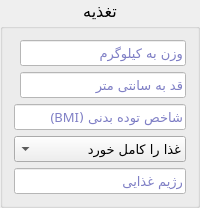
         <widget class="QGroupBox" name="grp_nutrition">
          <property name="font">
           <font>
            <family>IRANYekanXFaNum ExtraBold</family>
            <pointsize>12</pointsize>
            <weight>50</weight>
            <italic>false</italic>
            <bold>false</bold>
           </font>
          </property>
          <property name="title">
           <string>تغذیه</string>
          </property>
          <property name="alignment">
           <set>Qt::AlignCenter</set>
          </property>
          <layout class="QGridLayout" name="gridLayout_22">
           <item row="0" column="0">
            <layout class="QGridLayout" name="lot_nutrition_3">
             <item row="0" column="1">
              <widget class="QLineEdit" name="txt_weight_3">
               <property name="palette">
                <palette>
                 <active>
                  <colorrole role="WindowText">
                   <brush brushstyle="SolidPattern">
                    <color alpha="255">
                     <red>0</red>
                     <green>0</green>
                     <blue>139</blue>
                    </color>
                   </brush>
                  </colorrole>
                  <colorrole role="Button">
                   <brush brushstyle="SolidPattern">
                    <color alpha="255">
                     <red>255</red>
                     <green>255</green>
                     <blue>255</blue>
                    </color>
                   </brush>
                  </colorrole>
                  <colorrole role="Text">
                   <brush brushstyle="SolidPattern">
                    <color alpha="255">
                     <red>0</red>
                     <green>0</green>
                     <blue>139</blue>
                    </color>
                   </brush>
                  </colorrole>
                  <colorrole role="ButtonText">
                   <brush brushstyle="SolidPattern">
                    <color alpha="255">
                     <red>0</red>
                     <green>0</green>
                     <blue>139</blue>
                    </color>
                   </brush>
                  </colorrole>
                  <colorrole role="Base">
                   <brush brushstyle="SolidPattern">
                    <color alpha="255">
                     <red>255</red>
                     <green>255</green>
                     <blue>255</blue>
                    </color>
                   </brush>
                  </colorrole>
                  <colorrole role="Window">
                   <brush brushstyle="SolidPattern">
                    <color alpha="255">
                     <red>255</red>
                     <green>255</green>
                     <blue>255</blue>
                    </color>
                   </brush>
                  </colorrole>
                  <colorrole role="PlaceholderText">
                   <brush brushstyle="NoBrush">
                    <color alpha="128">
                     <red>0</red>
                     <green>0</green>
                     <blue>139</blue>
                    </color>
                   </brush>
                  </colorrole>
                 </active>
                 <inactive>
                  <colorrole role="WindowText">
                   <brush brushstyle="SolidPattern">
                    <color alpha="255">
                     <red>0</red>
                     <green>0</green>
                     <blue>139</blue>
                    </color>
                   </brush>
                  </colorrole>
                  <colorrole role="Button">
                   <brush brushstyle="SolidPattern">
                    <color alpha="255">
                     <red>255</red>
                     <green>255</green>
                     <blue>255</blue>
                    </color>
                   </brush>
                  </colorrole>
                  <colorrole role="Text">
                   <brush brushstyle="SolidPattern">
                    <color alpha="255">
                     <red>0</red>
                     <green>0</green>
                     <blue>139</blue>
                    </color>
                   </brush>
                  </colorrole>
                  <colorrole role="ButtonText">
                   <brush brushstyle="SolidPattern">
                    <color alpha="255">
                     <red>0</red>
                     <green>0</green>
                     <blue>139</blue>
                    </color>
                   </brush>
                  </colorrole>
                  <colorrole role="Base">
                   <brush brushstyle="SolidPattern">
                    <color alpha="255">
                     <red>255</red>
                     <green>255</green>
                     <blue>255</blue>
                    </color>
                   </brush>
                  </colorrole>
                  <colorrole role="Window">
                   <brush brushstyle="SolidPattern">
                    <color alpha="255">
                     <red>255</red>
                     <green>255</green>
                     <blue>255</blue>
                    </color>
                   </brush>
                  </colorrole>
                  <colorrole role="PlaceholderText">
                   <brush brushstyle="NoBrush">
                    <color alpha="128">
                     <red>0</red>
                     <green>0</green>
                     <blue>139</blue>
                    </color>
                   </brush>
                  </colorrole>
                 </inactive>
                 <disabled>
                  <colorrole role="WindowText">
                   <brush brushstyle="SolidPattern">
                    <color alpha="255">
                     <red>0</red>
                     <green>0</green>
                     <blue>139</blue>
                    </color>
                   </brush>
                  </colorrole>
                  <colorrole role="Button">
                   <brush brushstyle="SolidPattern">
                    <color alpha="255">
                     <red>255</red>
                     <green>255</green>
                     <blue>255</blue>
                    </color>
                   </brush>
                  </colorrole>
                  <colorrole role="Text">
                   <brush brushstyle="SolidPattern">
                    <color alpha="255">
                     <red>0</red>
                     <green>0</green>
                     <blue>139</blue>
                    </color>
                   </brush>
                  </colorrole>
                  <colorrole role="ButtonText">
                   <brush brushstyle="SolidPattern">
                    <color alpha="255">
                     <red>0</red>
                     <green>0</green>
                     <blue>139</blue>
                    </color>
                   </brush>
                  </colorrole>
                  <colorrole role="Base">
                   <brush brushstyle="SolidPattern">
                    <color alpha="255">
                     <red>255</red>
                     <green>255</green>
                     <blue>255</blue>
                    </color>
                   </brush>
                  </colorrole>
                  <colorrole role="Window">
                   <brush brushstyle="SolidPattern">
                    <color alpha="255">
                     <red>255</red>
                     <green>255</green>
                     <blue>255</blue>
                    </color>
                   </brush>
                  </colorrole>
                  <colorrole role="PlaceholderText">
                   <brush brushstyle="NoBrush">
                    <color alpha="128">
                     <red>0</red>
                     <green>0</green>
                     <blue>139</blue>
                    </color>
                   </brush>
                  </colorrole>
                 </disabled>
                </palette>
               </property>
               <property name="font">
                <font>
                 <family>IRANYekanXFaNum</family>
                 <pointsize>10</pointsize>
                 <weight>50</weight>
                 <italic>false</italic>
                 <bold>false</bold>
                 <kerning>false</kerning>
                </font>
               </property>
               <property name="readOnly">
                <bool>true</bool>
               </property>
               <property name="placeholderText">
                <string>وزن به کیلوگرم</string>
               </property>
              </widget>
             </item>
             <item row="1" column="1">
              <widget class="QLineEdit" name="txt_height_3">
               <property name="palette">
                <palette>
                 <active>
                  <colorrole role="WindowText">
                   <brush brushstyle="SolidPattern">
                    <color alpha="255">
                     <red>0</red>
                     <green>0</green>
                     <blue>139</blue>
                    </color>
                   </brush>
                  </colorrole>
                  <colorrole role="Button">
                   <brush brushstyle="SolidPattern">
                    <color alpha="255">
                     <red>255</red>
                     <green>255</green>
                     <blue>255</blue>
                    </color>
                   </brush>
                  </colorrole>
                  <colorrole role="Text">
                   <brush brushstyle="SolidPattern">
                    <color alpha="255">
                     <red>0</red>
                     <green>0</green>
                     <blue>139</blue>
                    </color>
                   </brush>
                  </colorrole>
                  <colorrole role="ButtonText">
                   <brush brushstyle="SolidPattern">
                    <color alpha="255">
                     <red>0</red>
                     <green>0</green>
                     <blue>139</blue>
                    </color>
                   </brush>
                  </colorrole>
                  <colorrole role="Base">
                   <brush brushstyle="SolidPattern">
                    <color alpha="255">
                     <red>255</red>
                     <green>255</green>
                     <blue>255</blue>
                    </color>
                   </brush>
                  </colorrole>
                  <colorrole role="Window">
                   <brush brushstyle="SolidPattern">
                    <color alpha="255">
                     <red>255</red>
                     <green>255</green>
                     <blue>255</blue>
                    </color>
                   </brush>
                  </colorrole>
                  <colorrole role="PlaceholderText">
                   <brush brushstyle="NoBrush">
                    <color alpha="128">
                     <red>0</red>
                     <green>0</green>
                     <blue>139</blue>
                    </color>
                   </brush>
                  </colorrole>
                 </active>
                 <inactive>
                  <colorrole role="WindowText">
                   <brush brushstyle="SolidPattern">
                    <color alpha="255">
                     <red>0</red>
                     <green>0</green>
                     <blue>139</blue>
                    </color>
                   </brush>
                  </colorrole>
                  <colorrole role="Button">
                   <brush brushstyle="SolidPattern">
                    <color alpha="255">
                     <red>255</red>
                     <green>255</green>
                     <blue>255</blue>
                    </color>
                   </brush>
                  </colorrole>
                  <colorrole role="Text">
                   <brush brushstyle="SolidPattern">
                    <color alpha="255">
                     <red>0</red>
                     <green>0</green>
                     <blue>139</blue>
                    </color>
                   </brush>
                  </colorrole>
                  <colorrole role="ButtonText">
                   <brush brushstyle="SolidPattern">
                    <color alpha="255">
                     <red>0</red>
                     <green>0</green>
                     <blue>139</blue>
                    </color>
                   </brush>
                  </colorrole>
                  <colorrole role="Base">
                   <brush brushstyle="SolidPattern">
                    <color alpha="255">
                     <red>255</red>
                     <green>255</green>
                     <blue>255</blue>
                    </color>
                   </brush>
                  </colorrole>
                  <colorrole role="Window">
                   <brush brushstyle="SolidPattern">
                    <color alpha="255">
                     <red>255</red>
                     <green>255</green>
                     <blue>255</blue>
                    </color>
                   </brush>
                  </colorrole>
                  <colorrole role="PlaceholderText">
                   <brush brushstyle="NoBrush">
                    <color alpha="128">
                     <red>0</red>
                     <green>0</green>
                     <blue>139</blue>
                    </color>
                   </brush>
                  </colorrole>
                 </inactive>
                 <disabled>
                  <colorrole role="WindowText">
                   <brush brushstyle="SolidPattern">
                    <color alpha="255">
                     <red>0</red>
                     <green>0</green>
                     <blue>139</blue>
                    </color>
                   </brush>
                  </colorrole>
                  <colorrole role="Button">
                   <brush brushstyle="SolidPattern">
                    <color alpha="255">
                     <red>255</red>
                     <green>255</green>
                     <blue>255</blue>
                    </color>
                   </brush>
                  </colorrole>
                  <colorrole role="Text">
                   <brush brushstyle="SolidPattern">
                    <color alpha="255">
                     <red>0</red>
                     <green>0</green>
                     <blue>139</blue>
                    </color>
                   </brush>
                  </colorrole>
                  <colorrole role="ButtonText">
                   <brush brushstyle="SolidPattern">
                    <color alpha="255">
                     <red>0</red>
                     <green>0</green>
                     <blue>139</blue>
                    </color>
                   </brush>
                  </colorrole>
                  <colorrole role="Base">
                   <brush brushstyle="SolidPattern">
                    <color alpha="255">
                     <red>255</red>
                     <green>255</green>
                     <blue>255</blue>
                    </color>
                   </brush>
                  </colorrole>
                  <colorrole role="Window">
                   <brush brushstyle="SolidPattern">
                    <color alpha="255">
                     <red>255</red>
                     <green>255</green>
                     <blue>255</blue>
                    </color>
                   </brush>
                  </colorrole>
                  <colorrole role="PlaceholderText">
                   <brush brushstyle="NoBrush">
                    <color alpha="128">
                     <red>0</red>
                     <green>0</green>
                     <blue>139</blue>
                    </color>
                   </brush>
                  </colorrole>
                 </disabled>
                </palette>
               </property>
               <property name="font">
                <font>
                 <family>IRANYekanXFaNum</family>
                 <pointsize>10</pointsize>
                 <weight>50</weight>
                 <italic>false</italic>
                 <bold>false</bold>
                 <kerning>false</kerning>
                </font>
               </property>
               <property name="readOnly">
                <bool>true</bool>
               </property>
               <property name="placeholderText">
                <string>قد به سانتی متر</string>
               </property>
              </widget>
             </item>
             <item row="2" column="0" colspan="2">
              <widget class="QLineEdit" name="txt_bmi_3">
               <property name="palette">
                <palette>
                 <active>
                  <colorrole role="WindowText">
                   <brush brushstyle="SolidPattern">
                    <color alpha="255">
                     <red>0</red>
                     <green>0</green>
                     <blue>139</blue>
                    </color>
                   </brush>
                  </colorrole>
                  <colorrole role="Button">
                   <brush brushstyle="SolidPattern">
                    <color alpha="255">
                     <red>255</red>
                     <green>255</green>
                     <blue>255</blue>
                    </color>
                   </brush>
                  </colorrole>
                  <colorrole role="Text">
                   <brush brushstyle="SolidPattern">
                    <color alpha="255">
                     <red>0</red>
                     <green>0</green>
                     <blue>139</blue>
                    </color>
                   </brush>
                  </colorrole>
                  <colorrole role="ButtonText">
                   <brush brushstyle="SolidPattern">
                    <color alpha="255">
                     <red>0</red>
                     <green>0</green>
                     <blue>139</blue>
                    </color>
                   </brush>
                  </colorrole>
                  <colorrole role="Base">
                   <brush brushstyle="SolidPattern">
                    <color alpha="255">
                     <red>255</red>
                     <green>255</green>
                     <blue>255</blue>
                    </color>
                   </brush>
                  </colorrole>
                  <colorrole role="Window">
                   <brush brushstyle="SolidPattern">
                    <color alpha="255">
                     <red>255</red>
                     <green>255</green>
                     <blue>255</blue>
                    </color>
                   </brush>
                  </colorrole>
                  <colorrole role="PlaceholderText">
                   <brush brushstyle="NoBrush">
                    <color alpha="128">
                     <red>0</red>
                     <green>0</green>
                     <blue>139</blue>
                    </color>
                   </brush>
                  </colorrole>
                 </active>
                 <inactive>
                  <colorrole role="WindowText">
                   <brush brushstyle="SolidPattern">
                    <color alpha="255">
                     <red>0</red>
                     <green>0</green>
                     <blue>139</blue>
                    </color>
                   </brush>
                  </colorrole>
                  <colorrole role="Button">
                   <brush brushstyle="SolidPattern">
                    <color alpha="255">
                     <red>255</red>
                     <green>255</green>
                     <blue>255</blue>
                    </color>
                   </brush>
                  </colorrole>
                  <colorrole role="Text">
                   <brush brushstyle="SolidPattern">
                    <color alpha="255">
                     <red>0</red>
                     <green>0</green>
                     <blue>139</blue>
                    </color>
                   </brush>
                  </colorrole>
                  <colorrole role="ButtonText">
                   <brush brushstyle="SolidPattern">
                    <color alpha="255">
                     <red>0</red>
                     <green>0</green>
                     <blue>139</blue>
                    </color>
                   </brush>
                  </colorrole>
                  <colorrole role="Base">
                   <brush brushstyle="SolidPattern">
                    <color alpha="255">
                     <red>255</red>
                     <green>255</green>
                     <blue>255</blue>
                    </color>
                   </brush>
                  </colorrole>
                  <colorrole role="Window">
                   <brush brushstyle="SolidPattern">
                    <color alpha="255">
                     <red>255</red>
                     <green>255</green>
                     <blue>255</blue>
                    </color>
                   </brush>
                  </colorrole>
                  <colorrole role="PlaceholderText">
                   <brush brushstyle="NoBrush">
                    <color alpha="128">
                     <red>0</red>
                     <green>0</green>
                     <blue>139</blue>
                    </color>
                   </brush>
                  </colorrole>
                 </inactive>
                 <disabled>
                  <colorrole role="WindowText">
                   <brush brushstyle="SolidPattern">
                    <color alpha="255">
                     <red>0</red>
                     <green>0</green>
                     <blue>139</blue>
                    </color>
                   </brush>
                  </colorrole>
                  <colorrole role="Button">
                   <brush brushstyle="SolidPattern">
                    <color alpha="255">
                     <red>255</red>
                     <green>255</green>
                     <blue>255</blue>
                    </color>
                   </brush>
                  </colorrole>
                  <colorrole role="Text">
                   <brush brushstyle="SolidPattern">
                    <color alpha="255">
                     <red>0</red>
                     <green>0</green>
                     <blue>139</blue>
                    </color>
                   </brush>
                  </colorrole>
                  <colorrole role="ButtonText">
                   <brush brushstyle="SolidPattern">
                    <color alpha="255">
                     <red>0</red>
                     <green>0</green>
                     <blue>139</blue>
                    </color>
                   </brush>
                  </colorrole>
                  <colorrole role="Base">
                   <brush brushstyle="SolidPattern">
                    <color alpha="255">
                     <red>255</red>
                     <green>255</green>
                     <blue>255</blue>
                    </color>
                   </brush>
                  </colorrole>
                  <colorrole role="Window">
                   <brush brushstyle="SolidPattern">
                    <color alpha="255">
                     <red>255</red>
                     <green>255</green>
                     <blue>255</blue>
                    </color>
                   </brush>
                  </colorrole>
                  <colorrole role="PlaceholderText">
                   <brush brushstyle="NoBrush">
                    <color alpha="128">
                     <red>0</red>
                     <green>0</green>
                     <blue>139</blue>
                    </color>
                   </brush>
                  </colorrole>
                 </disabled>
                </palette>
               </property>
               <property name="font">
                <font>
                 <family>IRANYekanXFaNum</family>
                 <pointsize>10</pointsize>
                 <weight>50</weight>
                 <italic>false</italic>
                 <bold>false</bold>
                 <kerning>false</kerning>
                </font>
               </property>
               <property name="styleSheet">
                <string notr="true"/>
               </property>
               <property name="readOnly">
                <bool>true</bool>
               </property>
               <property name="placeholderText">
                <string>شاخص توده بدنی (BMI)</string>
               </property>
              </widget>
             </item>
             <item row="3" column="0" colspan="2">
              <widget class="QComboBox" name="cbx_eat_3">
               <property name="font">
                <font>
                 <family>IRANYekanXFaNum</family>
                 <pointsize>10</pointsize>
                 <weight>50</weight>
                 <italic>false</italic>
                 <bold>false</bold>
                 <kerning>false</kerning>
                </font>
               </property>
               <property name="layoutDirection">
                <enum>Qt::RightToLeft</enum>
               </property>
               <item>
                <property name="text">
                 <string>غذا را کامل خورد</string>
                </property>
               </item>
               <item>
                <property name="text">
                 <string>نصف خورد</string>
                </property>
               </item>
               <item>
                <property name="text">
                 <string>کمتر از نصف خورد</string>
                </property>
               </item>
               <item>
                <property name="text">
                 <string>نخورد</string>
                </property>
               </item>
              </widget>
             </item>
             <item row="6" column="0" colspan="2">
              <widget class="QLineEdit" name="txt_diet_3">
               <property name="palette">
                <palette>
                 <active>
                  <colorrole role="WindowText">
                   <brush brushstyle="SolidPattern">
                    <color alpha="255">
                     <red>0</red>
                     <green>0</green>
                     <blue>139</blue>
                    </color>
                   </brush>
                  </colorrole>
                  <colorrole role="Button">
                   <brush brushstyle="SolidPattern">
                    <color alpha="255">
                     <red>255</red>
                     <green>255</green>
                     <blue>255</blue>
                    </color>
                   </brush>
                  </colorrole>
                  <colorrole role="Text">
                   <brush brushstyle="SolidPattern">
                    <color alpha="255">
                     <red>0</red>
                     <green>0</green>
                     <blue>139</blue>
                    </color>
                   </brush>
                  </colorrole>
                  <colorrole role="ButtonText">
                   <brush brushstyle="SolidPattern">
                    <color alpha="255">
                     <red>0</red>
                     <green>0</green>
                     <blue>139</blue>
                    </color>
                   </brush>
                  </colorrole>
                  <colorrole role="Base">
                   <brush brushstyle="SolidPattern">
                    <color alpha="255">
                     <red>255</red>
                     <green>255</green>
                     <blue>255</blue>
                    </color>
                   </brush>
                  </colorrole>
                  <colorrole role="Window">
                   <brush brushstyle="SolidPattern">
                    <color alpha="255">
                     <red>255</red>
                     <green>255</green>
                     <blue>255</blue>
                    </color>
                   </brush>
                  </colorrole>
                  <colorrole role="PlaceholderText">
                   <brush brushstyle="NoBrush">
                    <color alpha="128">
                     <red>0</red>
                     <green>0</green>
                     <blue>139</blue>
                    </color>
                   </brush>
                  </colorrole>
                 </active>
                 <inactive>
                  <colorrole role="WindowText">
                   <brush brushstyle="SolidPattern">
                    <color alpha="255">
                     <red>0</red>
                     <green>0</green>
                     <blue>139</blue>
                    </color>
                   </brush>
                  </colorrole>
                  <colorrole role="Button">
                   <brush brushstyle="SolidPattern">
                    <color alpha="255">
                     <red>255</red>
                     <green>255</green>
                     <blue>255</blue>
                    </color>
                   </brush>
                  </colorrole>
                  <colorrole role="Text">
                   <brush brushstyle="SolidPattern">
                    <color alpha="255">
                     <red>0</red>
                     <green>0</green>
                     <blue>139</blue>
                    </color>
                   </brush>
                  </colorrole>
                  <colorrole role="ButtonText">
                   <brush brushstyle="SolidPattern">
                    <color alpha="255">
                     <red>0</red>
                     <green>0</green>
                     <blue>139</blue>
                    </color>
                   </brush>
                  </colorrole>
                  <colorrole role="Base">
                   <brush brushstyle="SolidPattern">
                    <color alpha="255">
                     <red>255</red>
                     <green>255</green>
                     <blue>255</blue>
                    </color>
                   </brush>
                  </colorrole>
                  <colorrole role="Window">
                   <brush brushstyle="SolidPattern">
                    <color alpha="255">
                     <red>255</red>
                     <green>255</green>
                     <blue>255</blue>
                    </color>
                   </brush>
                  </colorrole>
                  <colorrole role="PlaceholderText">
                   <brush brushstyle="NoBrush">
                    <color alpha="128">
                     <red>0</red>
                     <green>0</green>
                     <blue>139</blue>
                    </color>
                   </brush>
                  </colorrole>
                 </inactive>
                 <disabled>
                  <colorrole role="WindowText">
                   <brush brushstyle="SolidPattern">
                    <color alpha="255">
                     <red>0</red>
                     <green>0</green>
                     <blue>139</blue>
                    </color>
                   </brush>
                  </colorrole>
                  <colorrole role="Button">
                   <brush brushstyle="SolidPattern">
                    <color alpha="255">
                     <red>255</red>
                     <green>255</green>
                     <blue>255</blue>
                    </color>
                   </brush>
                  </colorrole>
                  <colorrole role="Text">
                   <brush brushstyle="SolidPattern">
                    <color alpha="255">
                     <red>0</red>
                     <green>0</green>
                     <blue>139</blue>
                    </color>
                   </brush>
                  </colorrole>
                  <colorrole role="ButtonText">
                   <brush brushstyle="SolidPattern">
                    <color alpha="255">
                     <red>0</red>
                     <green>0</green>
                     <blue>139</blue>
                    </color>
                   </brush>
                  </colorrole>
                  <colorrole role="Base">
                   <brush brushstyle="SolidPattern">
                    <color alpha="255">
                     <red>255</red>
                     <green>255</green>
                     <blue>255</blue>
                    </color>
                   </brush>
                  </colorrole>
                  <colorrole role="Window">
                   <brush brushstyle="SolidPattern">
                    <color alpha="255">
                     <red>255</red>
                     <green>255</green>
                     <blue>255</blue>
                    </color>
                   </brush>
                  </colorrole>
                  <colorrole role="PlaceholderText">
                   <brush brushstyle="NoBrush">
                    <color alpha="128">
                     <red>0</red>
                     <green>0</green>
                     <blue>139</blue>
                    </color>
                   </brush>
                  </colorrole>
                 </disabled>
                </palette>
               </property>
               <property name="font">
                <font>
                 <family>IRANYekanXFaNum</family>
                 <pointsize>10</pointsize>
                 <weight>50</weight>
                 <italic>false</italic>
                 <bold>false</bold>
                 <kerning>false</kerning>
                </font>
               </property>
               <property name="placeholderText">
                <string>رژیم غذایی</string>
               </property>
              </widget>
             </item>
            </layout>
           </item>
          </layout>
         </widget>
